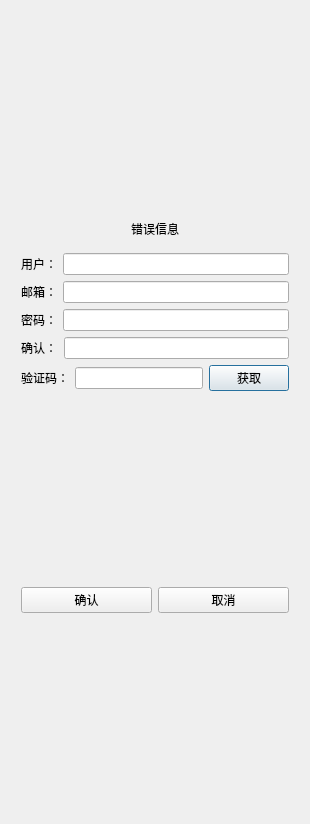
<?xml version="1.0" encoding="UTF-8"?>
<ui version="4.0">
 <class>RegistergDialog</class>
 <widget class="QDialog" name="RegistergDialog">
  <property name="geometry">
   <rect>
    <x>0</x>
    <y>0</y>
    <width>310</width>
    <height>824</height>
   </rect>
  </property>
  <property name="windowTitle">
   <string>Dialog</string>
  </property>
  <layout class="QVBoxLayout" name="verticalLayout_2">
   <item>
    <layout class="QVBoxLayout" name="verticalLayout">
     <property name="leftMargin">
      <number>10</number>
     </property>
     <property name="topMargin">
      <number>10</number>
     </property>
     <property name="rightMargin">
      <number>10</number>
     </property>
     <property name="bottomMargin">
      <number>10</number>
     </property>
     <item>
      <spacer name="verticalSpacer_3">
       <property name="orientation">
        <enum>Qt::Orientation::Vertical</enum>
       </property>
       <property name="sizeHint" stdset="0">
        <size>
         <width>20</width>
         <height>40</height>
        </size>
       </property>
      </spacer>
     </item>
     <item>
      <widget class="QWidget" name="widget" native="true">
       <layout class="QVBoxLayout" name="verticalLayout_3">
        <item>
         <widget class="QLabel" name="err_tip">
          <property name="maximumSize">
           <size>
            <width>16777215</width>
            <height>16777215</height>
           </size>
          </property>
          <property name="cursor">
           <cursorShape>SizeVerCursor</cursorShape>
          </property>
          <property name="mouseTracking">
           <bool>true</bool>
          </property>
          <property name="tabletTracking">
           <bool>true</bool>
          </property>
          <property name="focusPolicy">
           <enum>Qt::FocusPolicy::NoFocus</enum>
          </property>
          <property name="contextMenuPolicy">
           <enum>Qt::ContextMenuPolicy::NoContextMenu</enum>
          </property>
          <property name="text">
           <string>错误信息</string>
          </property>
          <property name="alignment">
           <set>Qt::AlignmentFlag::AlignCenter</set>
          </property>
         </widget>
        </item>
       </layout>
      </widget>
     </item>
     <item>
      <layout class="QHBoxLayout" name="horizontalLayout">
       <item>
        <widget class="QLabel" name="user_label">
         <property name="text">
          <string>用户：</string>
         </property>
        </widget>
       </item>
       <item>
        <widget class="QLineEdit" name="user_lineEdit"/>
       </item>
      </layout>
     </item>
     <item>
      <layout class="QHBoxLayout" name="horizontalLayout_2">
       <item>
        <widget class="QLabel" name="emaillabel">
         <property name="text">
          <string>邮箱：</string>
         </property>
        </widget>
       </item>
       <item>
        <widget class="QLineEdit" name="email_lineEdit"/>
       </item>
      </layout>
     </item>
     <item>
      <layout class="QHBoxLayout" name="horizontalLayout_3">
       <item>
        <widget class="QLabel" name="pass_label">
         <property name="text">
          <string>密码：</string>
         </property>
        </widget>
       </item>
       <item>
        <widget class="QLineEdit" name="pass_lineEdit"/>
       </item>
      </layout>
     </item>
     <item>
      <layout class="QHBoxLayout" name="horizontalLayout_4">
       <property name="spacing">
        <number>7</number>
       </property>
       <item>
        <widget class="QLabel" name="confirm_label">
         <property name="text">
          <string>确认：</string>
         </property>
        </widget>
       </item>
       <item>
        <widget class="QLineEdit" name="confirm_lineEdit"/>
       </item>
      </layout>
     </item>
     <item>
      <layout class="QHBoxLayout" name="horizontalLayout_8">
       <item>
        <widget class="QLabel" name="ver_label">
         <property name="text">
          <string>验证码：</string>
         </property>
        </widget>
       </item>
       <item>
        <widget class="QLineEdit" name="ver_lineEdit"/>
       </item>
       <item>
        <widget class="TimberBtn" name="get_code">
         <property name="text">
          <string>获取</string>
         </property>
        </widget>
       </item>
      </layout>
     </item>
     <item>
      <spacer name="verticalSpacer_2">
       <property name="orientation">
        <enum>Qt::Orientation::Vertical</enum>
       </property>
       <property name="sizeHint" stdset="0">
        <size>
         <width>20</width>
         <height>40</height>
        </size>
       </property>
      </spacer>
     </item>
     <item>
      <layout class="QHBoxLayout" name="horizontalLayout_9">
       <item>
        <widget class="QPushButton" name="confirm_pushButton">
         <property name="text">
          <string>确认</string>
         </property>
        </widget>
       </item>
       <item>
        <widget class="QPushButton" name="cancel_pushButton">
         <property name="text">
          <string>取消</string>
         </property>
        </widget>
       </item>
      </layout>
     </item>
     <item>
      <spacer name="verticalSpacer">
       <property name="orientation">
        <enum>Qt::Orientation::Vertical</enum>
       </property>
       <property name="sizeHint" stdset="0">
        <size>
         <width>20</width>
         <height>40</height>
        </size>
       </property>
      </spacer>
     </item>
    </layout>
   </item>
  </layout>
 </widget>
 <customwidgets>
  <customwidget>
   <class>TimberBtn</class>
   <extends>QPushButton</extends>
   <header>timberbtn.h</header>
  </customwidget>
 </customwidgets>
 <resources/>
 <connections/>
</ui>
